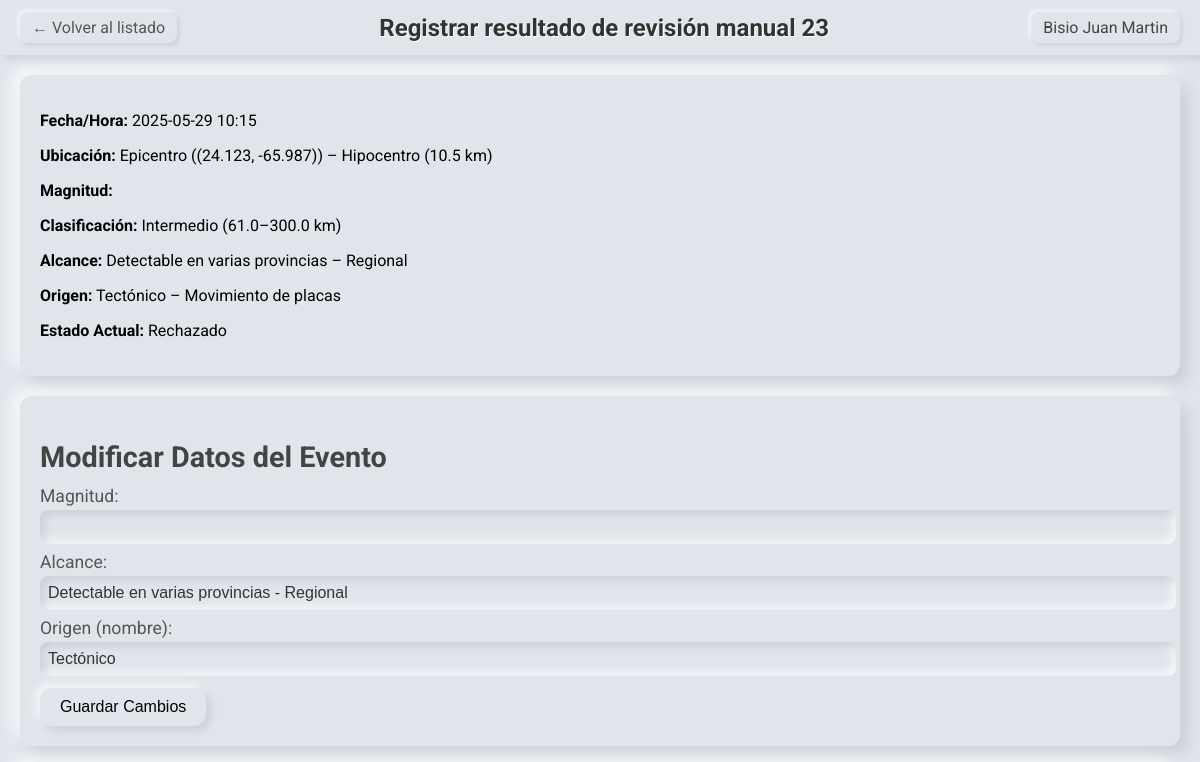
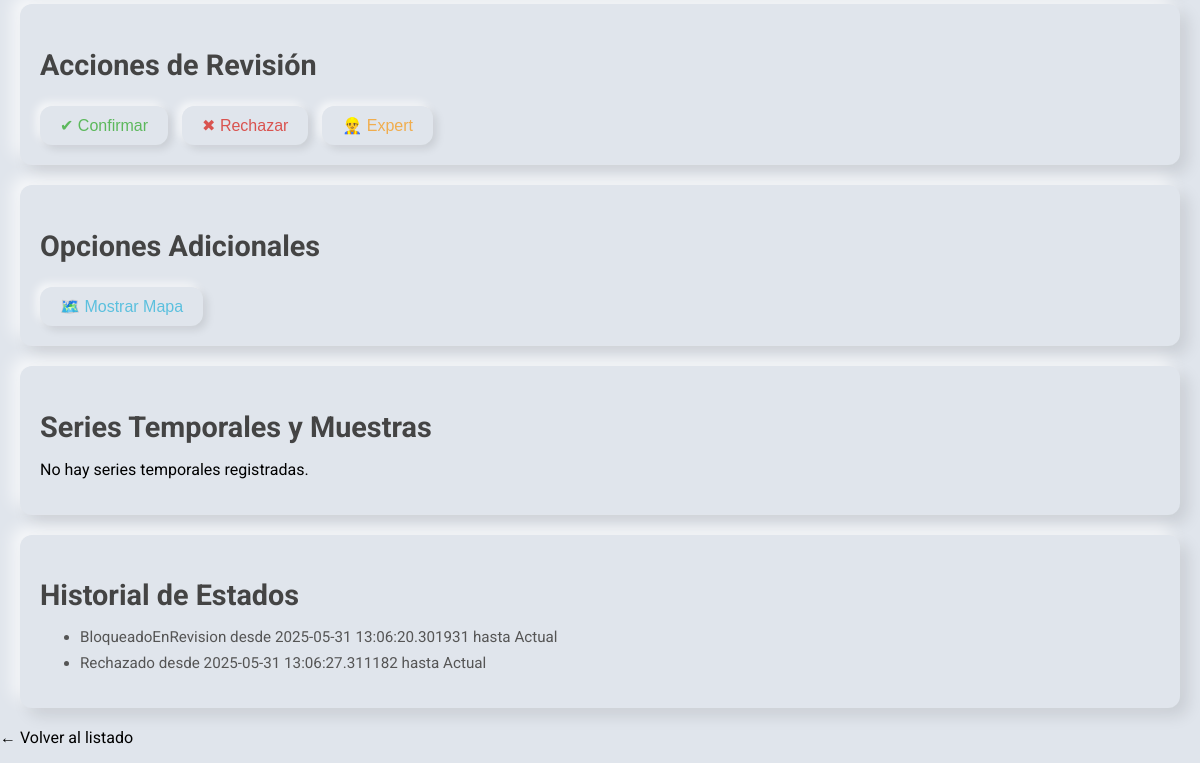
/event/23, run on an earlier commit of the app's database (2 pictures, top to bottom).
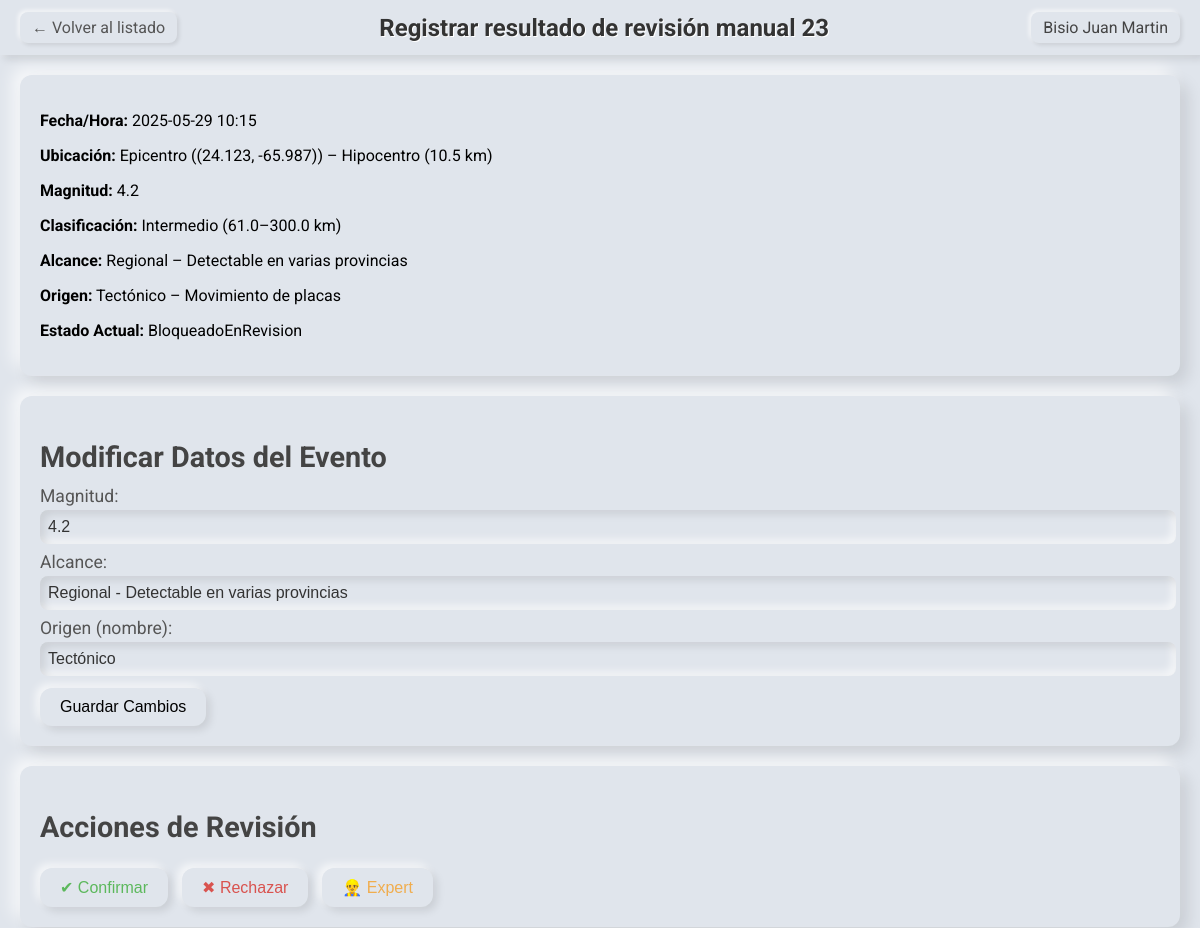
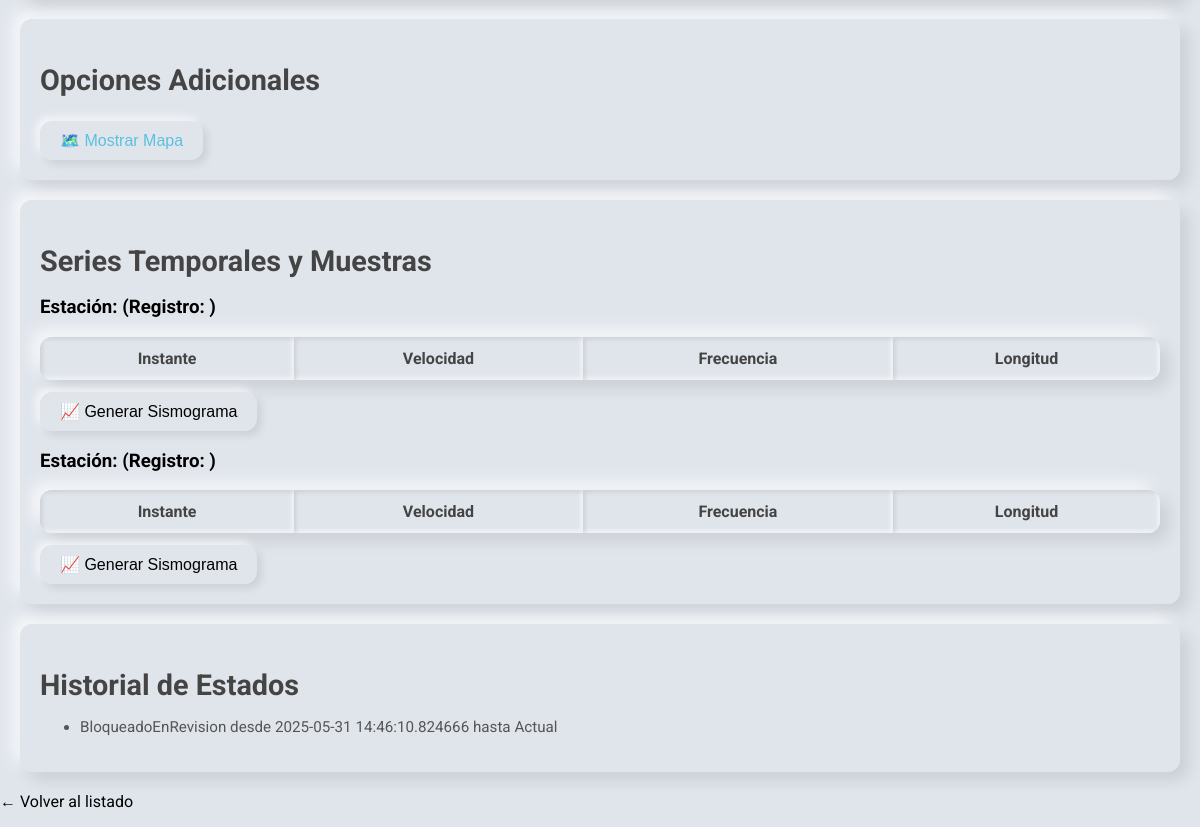
And on a later commit of the database (2 pictures, top to bottom).
### tables this page shows
CREATE TABLE Evento (
        id_evento       INTEGER PRIMARY KEY,
        fecha_hora      TEXT    NOT NULL,
        epicentro_lat   REAL    NOT NULL,
        epicentro_lng   REAL    NOT NULL,
        hipocentro      REAL    NOT NULL,
        magnitud        REAL    NULL,
        magnitud_desc   TEXT    NULL,
        magnitud_unidad TEXT    NULL,
        alcance_nombre  TEXT    NULL,
        alcance_desc    TEXT    NULL,
        clasif_desde    REAL    NULL,
        clasif_hasta    REAL    NULL,
        clasif_nombre   TEXT    NULL,
        origen_nombre   TEXT    NULL,
        origen_desc     TEXT    NULL,
        estado_nombre   TEXT    NOT NULL,
        estado_desc     TEXT    NULL
    );

CREATE TABLE CambioEstado (
        id_cambio       INTEGER PRIMARY KEY AUTOINCREMENT,
        id_evento       INTEGER NOT NULL,
        fecha_inicio    TEXT    NOT NULL,
        fecha_fin       TEXT    NULL,
        estado_nombre   TEXT    NOT NULL,
        estado_desc     TEXT    NULL,
        FOREIGN KEY (id_evento) REFERENCES Evento(id_evento) ON DELETE CASCADE
    );

CREATE TABLE SerieTemporal (
        id_serie        INTEGER PRIMARY KEY AUTOINCREMENT,
        id_evento       INTEGER NOT NULL,
        estacion        TEXT    NOT NULL,
        fecha_registro  TEXT    NOT NULL,
        FOREIGN KEY (id_evento) REFERENCES Evento(id_evento) ON DELETE CASCADE
    );

### app_flask.py (the view, shortened to what this page needs)
@app.route('/event/<int:event_id>', methods=['GET', 'POST'])
def detalle(event_id):
    analista = app.config['analista']
    evento = cargar_evento_por_id(event_id)
    if not evento:
        return redirect(url_for('index'))
    if evento.estado.getNombre() == "AutoDetectado":
        evento.bloquearParaRevision(analista)
        guardar_evento(evento)
        guardar_cambio_estado(event_id, evento.cambios[-1])
    error = None
    return render_template(
        'detalle_evento.html',
        evento=evento,
        error=error,
        analista=analista
    )

### db.py (called while the page is built)
def get_connection():
    conn = sqlite3.connect(DB_PATH)
    conn.row_factory = sqlite3.Row
    return conn

### indexClases.py (called while the page is built)
    def getNombre(self):
        return self.nombre

    def __str__(self):
        try:
            ts_inicio = self.fecha_hora_inicio.strftime('%Y-%m-%d %H:%M:%S')
        except Exception:
            ts_inicio = str(self.fecha_hora_inicio)
        if self.fecha_hora_fin:
            try:
                fin = self.fecha_hora_fin.strftime('%Y-%m-%d %H:%M:%S')
            except Exception:
                fin = str(self.fecha_hora_fin)
        else:
            fin = "Actual"
        return f"{self.estado.nombre} desde {ts_inicio} hasta {fin}"

### templates/detalle_evento.html (shortened to what this page needs)
<!doctype html>
<html>
<head>
</head>
<body>
  <div class="navbar">
    <a href="{{ url_for('index') }}" class="back-btn">← Volver al listado</a>
    <h1>Registrar resultado de revisión manual {{ evento.id_evento }}</h1>
    <div class="username">{{ analista.nombre }}</div>
  </div>
  <section>
    <p><strong>Fecha/Hora:</strong> {{ evento.fecha_hora }}</p>
    <p><strong>Ubicación:</strong> Epicentro ({{ evento.ubicacion.epicentro }}) – Hipocentro ({{ evento.ubicacion.hipocentro }} km)</p>
    <p><strong>Magnitud:</strong> {{ evento.magnitud }}</p>
    <p><strong>Clasificación:</strong> {{ evento.clasificacion.nombre }} ({{ evento.clasificacion.km_profundidad_desde }}–{{ evento.clasificacion.km_profundidad_hasta }} km)</p>
    <p><strong>Alcance:</strong> {{ evento.alcance.nombre }} – {{ evento.alcance.descripcion }}</p>
    <p><strong>Origen:</strong> {{ evento.origen.nombre }} – {{ evento.origen.descripcion }}</p>
    <p><strong>Estado Actual:</strong> {{ evento.estado.getNombre() }}</p>
  </section>
  <section>
    <h2>Modificar Datos del Evento</h2>
    <form method="post" action="{{ url_for('detalle', event_id=evento.id_evento) }}">
      <label>Magnitud:
        <input name="magnitud" value="{{ evento.magnitud }}" />
      </label>
      <label>Alcance:
        <input name="alcance" value="{{ evento.alcance.nombre }} - {{ evento.alcance.descripcion }}" />
      </label>
      <label>Origen (nombre):
        <input name="origen" value="{{ evento.origen.nombre }}" />
      </label>
      <button type="submit" class="btn-update">Guardar Cambios</button>
    </form>
  </section>
  <section>
    <h2>Acciones de Revisión</h2>
    <form method="post" action="{{ url_for('detalle', event_id=evento.id_evento) }}">
      <button name="accion" value="confirm" class="btn-confirm" onclick="return confirm('¿Confirmar evento?')">✔ Confirmar</button>
      <button name="accion" value="reject" class="btn-reject" onclick="return confirm('¿Rechazar evento?')">✖ Rechazar</button>
      <button name="accion" value="expert" class="btn-expert" onclick="return confirm('¿Solicitar revisión a experto?')">👷‍♂️ Expert</button>
    </form>
  </section>
  <section>
    <h2>Opciones Adicionales</h2>
    <form method="get" action="{{ url_for('mostrar_mapa', event_id=evento.id_evento) }}">
      <button type="submit" class="btn-map" onclick="return confirm('¿Visualizar mapa?')">🗺️ Mostrar Mapa</button>
    </form>
  </section>
  <section>
    <h2>Series Temporales y Muestras</h2>
    {% if evento.series_temporales %}
      {% for serie in evento.series_temporales %}
        <h3>Estación: <strong>{{ serie.estacion }}</strong> (Registro: {{ serie.fecha_registro }})</h3>
        <table>
          <thead>
            <tr>
              <th>Instante</th>
              <th>Velocidad</th>
              <th>Frecuencia</th>
              <th>Longitud</th>
            </tr>
          </thead>
        </table>
        <form method="post" action="{{ url_for('sismograma', event_id=evento.id_evento, estacion=serie.estacion) }}">
          <button type="submit" style="margin-top: 12px;">📈 Generar Sismograma</button>
        </form>
      {% endfor %}
    {% else %}
      <p>No hay series temporales registradas.</p>
    {% endif %}
  </section>
  <section>
    <h2>Historial de Estados</h2>
    <ul class="history-list">
      {% for cambio in evento.cambios %}
      <li>{{ cambio }}</li>
      {% endfor %}
    </ul>
  </section>
  <p><a href="{{ url_for('index') }}">← Volver al listado</a></p>
</body>
</html>

### templates/detalle_evento.html (style rules this page uses)
body { font-family: 'Roboto', sans-serif; background: #e0e5ec; margin: 0; }
h1 { font-size: 2.5rem; color: #333; text-shadow: 1px 1px #fff; margin-bottom: 20px; }
.navbar { position: sticky; top: 0; background: #e0e5ec; display: flex; align-items: center; justify-content: space-between; padding: 12px 20px; box-shadow: 4px 4px 8px rgba(0,0,0,0.1), -4px -4px 8px rgba(255,255,255,0.7); z-index: 100; }
.navbar h1 { font-size: 1.5rem; margin: 0; color: #333; }
.navbar a.back-btn { text-decoration: none; font-size: 1rem; color: #555; padding: 6px 12px; border-radius: 8px; background: #e0e5ec; box-shadow: 2px 2px 4px rgba(0,0,0,0.1), -2px -2px 4px rgba(255,255,255,0.7); }
.navbar .username { font-size: 1rem; color: #444; padding: 6px 12px; border-radius: 8px; background: #e0e5ec; box-shadow: 2px 2px 4px rgba(0,0,0,0.1), -2px -2px 4px rgba(255,255,255,0.7); }
section { background: #e0e5ec; margin: 20px; padding: 20px; border-radius: 12px; box-shadow: 8px 8px 16px rgba(0,0,0,0.1), -8px -8px 16px rgba(255,255,255,0.7); }
h2 { font-size: 1.8rem; margin-bottom: 12px; color: #444; }
label { display: block; margin-top: 8px; font-size: 1.1rem; color: #555; }
input { padding: 8px; width: 100%; font-size: 1rem; color: #333; background: #e0e5ec; border: none; border-radius: 8px; box-shadow: inset 4px 4px 8px rgba(0,0,0,0.1), inset -4px -4px 8px rgba(255,255,255,0.7); margin-top: 4px; }
button { background: #e0e5ec; border: none; border-radius: 12px; padding: 10px 20px; font-size: 1rem; box-shadow: 4px 4px 8px rgba(0,0,0,0.1), -4px -4px 8px rgba(255,255,255,0.7); cursor: pointer; margin-top: 12px; }
th, td { padding: 12px 16px; font-size: 1rem; color: #444; }
table { width: 100%; border-collapse: collapse; margin-top: 10px; box-shadow: 8px 8px 16px rgba(0,0,0,0.1), -8px -8px 16px rgba(255,255,255,0.7); background: #e0e5ec; border-radius: 12px; overflow: hidden; }
th { background: #e0e5ec; box-shadow: inset 2px 2px 4px rgba(0,0,0,0.1), inset -2px -2px 4px rgba(255,255,255,0.7); font-weight: bold; }
.btn-confirm { color: #5cb85c; margin-right: 10px; }
.btn-reject { color: #d9534f; margin-right: 10px; }
.btn-expert { color: #f0ad4e; }
.btn-map { color: #5bc0de; }
.history-list li { margin-bottom: 8px; font-size: 0.95rem; color: #555; }
a { text-decoration: none; color: inherit; }

What changed in the data, as far as the page shows it:
removed CambioEstado: cambio "Rechazado desde 2025-05-31 13:06:27.311182 hasta Actual"
changed Evento "Intermedio": magnitud (not shown) → "4.2"; alcance.nombre "Detectable en varias provincias" → "Regional"; alcance.descripcion "Regional" → "Detectable en varias provincias"; estado.getNombre "Rechazado" → "BloqueadoEnRevision"; alcance "Detectable en varias provincias - Regional" → "Regional - Detectable en varias provincias"
changed CambioEstado: cambio "BloqueadoEnRevision desde 2025-05-31 13:06:20.301931 hasta Actual" → "BloqueadoEnRevision desde 2025-05-31 14:46:10.824666 hasta Actual"
Also different on the page:
text no longer shown: "No hay series temporales registradas."
